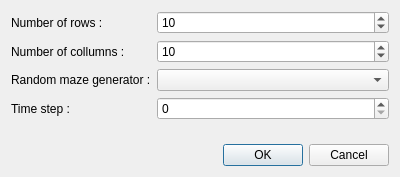
<?xml version="1.0" encoding="UTF-8"?>
<ui version="4.0">
 <class>NewMazeDialog</class>
 <widget class="QDialog" name="NewMazeDialog">
  <property name="geometry">
   <rect>
    <x>0</x>
    <y>0</y>
    <width>400</width>
    <height>177</height>
   </rect>
  </property>
  <property name="sizePolicy">
   <sizepolicy hsizetype="Preferred" vsizetype="Minimum">
    <horstretch>0</horstretch>
    <verstretch>0</verstretch>
   </sizepolicy>
  </property>
  <property name="windowTitle">
   <string>New Maze</string>
  </property>
  <layout class="QVBoxLayout" name="verticalLayout">
   <item>
    <layout class="QFormLayout" name="formLayout">
     <item row="0" column="0">
      <widget class="QLabel" name="nrowLabel_">
       <property name="text">
        <string>Number of rows :</string>
       </property>
      </widget>
     </item>
     <item row="0" column="1">
      <widget class="QSpinBox" name="nrowSpinBox_">
       <property name="minimum">
        <number>1</number>
       </property>
       <property name="maximum">
        <number>100</number>
       </property>
       <property name="singleStep">
        <number>1</number>
       </property>
       <property name="value">
        <number>10</number>
       </property>
      </widget>
     </item>
     <item row="1" column="0">
      <widget class="QLabel" name="ncolLabel_">
       <property name="text">
        <string>Number of collumns :</string>
       </property>
      </widget>
     </item>
     <item row="1" column="1">
      <widget class="QSpinBox" name="ncolSpinBox_">
       <property name="minimum">
        <number>1</number>
       </property>
       <property name="maximum">
        <number>100</number>
       </property>
       <property name="singleStep">
        <number>1</number>
       </property>
       <property name="value">
        <number>10</number>
       </property>
      </widget>
     </item>
     <item row="2" column="1">
      <widget class="QComboBox" name="generatorComboBox_"/>
     </item>
     <item row="2" column="0">
      <widget class="QLabel" name="generatorLabel_">
       <property name="text">
        <string>Random maze generator :</string>
       </property>
      </widget>
     </item>
     <item row="3" column="0">
      <widget class="QLabel" name="timeStepLabel_">
       <property name="text">
        <string>Time step :</string>
       </property>
      </widget>
     </item>
     <item row="3" column="1">
      <widget class="QSpinBox" name="timeStepSpinBox_">
       <property name="maximum">
        <number>1000</number>
       </property>
       <property name="singleStep">
        <number>100</number>
       </property>
      </widget>
     </item>
    </layout>
   </item>
   <item>
    <widget class="QDialogButtonBox" name="buttonBox">
     <property name="orientation">
      <enum>Qt::Horizontal</enum>
     </property>
     <property name="standardButtons">
      <set>QDialogButtonBox::Cancel|QDialogButtonBox::Ok</set>
     </property>
    </widget>
   </item>
  </layout>
 </widget>
 <resources/>
 <connections>
  <connection>
   <sender>buttonBox</sender>
   <signal>accepted()</signal>
   <receiver>NewMazeDialog</receiver>
   <slot>accept()</slot>
   <hints>
    <hint type="sourcelabel">
     <x>248</x>
     <y>254</y>
    </hint>
    <hint type="destinationlabel">
     <x>157</x>
     <y>274</y>
    </hint>
   </hints>
  </connection>
  <connection>
   <sender>buttonBox</sender>
   <signal>rejected()</signal>
   <receiver>NewMazeDialog</receiver>
   <slot>reject()</slot>
   <hints>
    <hint type="sourcelabel">
     <x>316</x>
     <y>260</y>
    </hint>
    <hint type="destinationlabel">
     <x>286</x>
     <y>274</y>
    </hint>
   </hints>
  </connection>
 </connections>
</ui>
